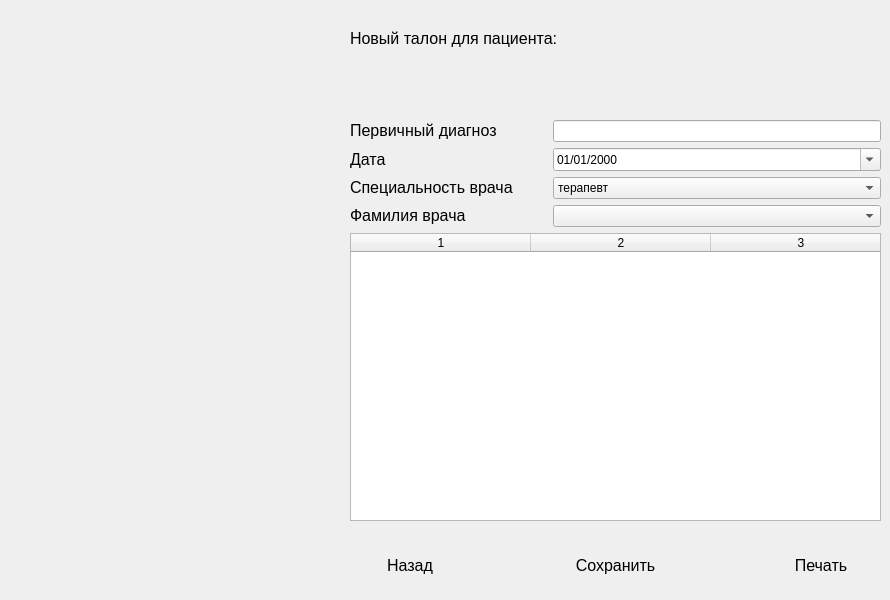
          <widget class="QWidget" name="tab">
           <attribute name="title">
            <string> Новый талон</string>
           </attribute>
           <widget class="QWidget" name="verticalLayoutWidget_6">
            <property name="geometry">
             <rect>
              <x>350</x>
              <y>120</y>
              <width>531</width>
              <height>401</height>
             </rect>
            </property>
            <layout class="QVBoxLayout" name="verticalLayout_17" stretch="1,1,1,1,4">
             <item>
              <layout class="QHBoxLayout" name="horizontalLayout_70" stretch="3,5">
               <property name="spacing">
                <number>6</number>
               </property>
               <item>
                <widget class="QLabel" name="label_39">
                 <property name="text">
                  <string>&lt;html&gt;&lt;head/&gt;&lt;body&gt;&lt;p&gt;&lt;span style=&quot; font-size:12pt;&quot;&gt;Первичный диагноз&lt;/span&gt;&lt;/p&gt;&lt;/body&gt;&lt;/html&gt;</string>
                 </property>
                </widget>
               </item>
               <item>
                <widget class="QLineEdit" name="PatientTalonDiagnosis"/>
               </item>
              </layout>
             </item>
             <item>
              <layout class="QHBoxLayout" name="horizontalLayout_74" stretch="3,5">
               <property name="spacing">
                <number>6</number>
               </property>
               <item>
                <widget class="QLabel" name="label_62">
                 <property name="text">
                  <string>&lt;html&gt;&lt;head/&gt;&lt;body&gt;&lt;p&gt;&lt;span style=&quot; font-size:12pt;&quot;&gt;Дата&lt;/span&gt;&lt;/p&gt;&lt;/body&gt;&lt;/html&gt;</string>
                 </property>
                </widget>
               </item>
               <item>
                <widget class="QDateEdit" name="PatientTalonAppointmentDate">
                 <property name="displayFormat">
                  <string>dd/MM/yyyy</string>
                 </property>
                 <property name="calendarPopup">
                  <bool>true</bool>
                 </property>
                </widget>
               </item>
              </layout>
             </item>
             <item>
              <layout class="QHBoxLayout" name="horizontalLayout_75" stretch="3,5">
               <property name="spacing">
                <number>6</number>
               </property>
               <item>
                <widget class="QLabel" name="label_63">
                 <property name="text">
                  <string>&lt;html&gt;&lt;head/&gt;&lt;body&gt;&lt;p&gt;&lt;span style=&quot; font-size:12pt;&quot;&gt;Специальность врача&lt;/span&gt;&lt;/p&gt;&lt;/body&gt;&lt;/html&gt;</string>
                 </property>
                </widget>
               </item>
               <item>
                <widget class="QComboBox" name="PatientTalonDoctorSpecialization">
                 <item>
                  <property name="text">
                   <string>терапевт</string>
                  </property>
                 </item>
                 <item>
                  <property name="text">
                   <string>лаборант</string>
                  </property>
                 </item>
                 <item>
                  <property name="text">
                   <string>кардиолог</string>
                  </property>
                 </item>
                 <item>
                  <property name="text">
                   <string>офтальмолог</string>
                  </property>
                 </item>
                </widget>
               </item>
              </layout>
             </item>
             <item>
              <layout class="QHBoxLayout" name="horizontalLayout_79" stretch="3,5">
               <property name="spacing">
                <number>6</number>
               </property>
               <item>
                <widget class="QLabel" name="label_67">
                 <property name="text">
                  <string>&lt;html&gt;&lt;head/&gt;&lt;body&gt;&lt;p&gt;&lt;span style=&quot; font-size:12pt;&quot;&gt;Фамилия врача&lt;/span&gt;&lt;/p&gt;&lt;/body&gt;&lt;/html&gt;</string>
                 </property>
                </widget>
               </item>
               <item>
                <widget class="QComboBox" name="PatientTalonDoctorLastName"/>
               </item>
              </layout>
             </item>
             <item>
              <widget class="QTableWidget" name="PatientTalonScheduleTable">
               <property name="horizontalScrollBarPolicy">
                <enum>Qt::ScrollBarAlwaysOff</enum>
               </property>
               <property name="columnCount">
                <number>3</number>
               </property>
               <attribute name="horizontalHeaderDefaultSectionSize">
                <number>180</number>
               </attribute>
               <attribute name="verticalHeaderVisible">
                <bool>false</bool>
               </attribute>
               <column/>
               <column/>
               <column/>
              </widget>
             </item>
            </layout>
           </widget>
           <widget class="QWidget" name="verticalLayoutWidget_7">
            <property name="geometry">
             <rect>
              <x>350</x>
              <y>20</y>
              <width>531</width>
              <height>80</height>
             </rect>
            </property>
            <layout class="QVBoxLayout" name="verticalLayout_18">
             <item>
              <widget class="QLabel" name="label_60">
               <property name="text">
                <string>&lt;html&gt;&lt;head/&gt;&lt;body&gt;&lt;p&gt;&lt;span style=&quot; font-size:12pt;&quot;&gt;Новый талон для пациента:&lt;/span&gt;&lt;/p&gt;&lt;/body&gt;&lt;/html&gt;</string>
               </property>
              </widget>
             </item>
             <item>
              <widget class="QLabel" name="TalonPageClientInfo">
               <property name="font">
                <font>
                 <pointsize>14</pointsize>
                </font>
               </property>
               <property name="text">
                <string/>
               </property>
              </widget>
             </item>
            </layout>
           </widget>
           <widget class="QWidget" name="horizontalLayoutWidget_31">
            <property name="geometry">
             <rect>
              <x>350</x>
              <y>540</y>
              <width>531</width>
              <height>51</height>
             </rect>
            </property>
            <layout class="QHBoxLayout" name="horizontalLayout_94" stretch="3,2,3,2,3">
             <item>
              <widget class="QPushButton" name="BackFromTalonButton">
               <property name="sizePolicy">
                <sizepolicy hsizetype="Minimum" vsizetype="Preferred">
                 <horstretch>0</horstretch>
                 <verstretch>0</verstretch>
                </sizepolicy>
               </property>
               <property name="font">
                <font>
                 <pointsize>12</pointsize>
                </font>
               </property>
               <property name="styleSheet">
                <string notr="true">border-radius: 25px;</string>
               </property>
               <property name="text">
                <string>Назад</string>
               </property>
              </widget>
             </item>
             <item>
              <spacer name="horizontalSpacer_32">
               <property name="orientation">
                <enum>Qt::Horizontal</enum>
               </property>
               <property name="sizeHint" stdset="0">
                <size>
                 <width>40</width>
                 <height>20</height>
                </size>
               </property>
              </spacer>
             </item>
             <item>
              <widget class="QPushButton" name="PatientTalonSaveButton">
               <property name="sizePolicy">
                <sizepolicy hsizetype="Minimum" vsizetype="Preferred">
                 <horstretch>0</horstretch>
                 <verstretch>0</verstretch>
                </sizepolicy>
               </property>
               <property name="font">
                <font>
                 <pointsize>12</pointsize>
                </font>
               </property>
               <property name="styleSheet">
                <string notr="true">border-radius: 25px;</string>
               </property>
               <property name="text">
                <string>Сохранить</string>
               </property>
              </widget>
             </item>
             <item>
              <spacer name="horizontalSpacer_33">
               <property name="orientation">
                <enum>Qt::Horizontal</enum>
               </property>
               <property name="sizeHint" stdset="0">
                <size>
                 <width>40</width>
                 <height>20</height>
                </size>
               </property>
              </spacer>
             </item>
             <item>
              <widget class="QPushButton" name="pushButton_8">
               <property name="sizePolicy">
                <sizepolicy hsizetype="Minimum" vsizetype="Preferred">
                 <horstretch>0</horstretch>
                 <verstretch>0</verstretch>
                </sizepolicy>
               </property>
               <property name="font">
                <font>
                 <pointsize>12</pointsize>
                </font>
               </property>
               <property name="styleSheet">
                <string notr="true">border-radius: 25px;</string>
               </property>
               <property name="text">
                <string>Печать</string>
               </property>
              </widget>
             </item>
            </layout>
           </widget>
          </widget>
